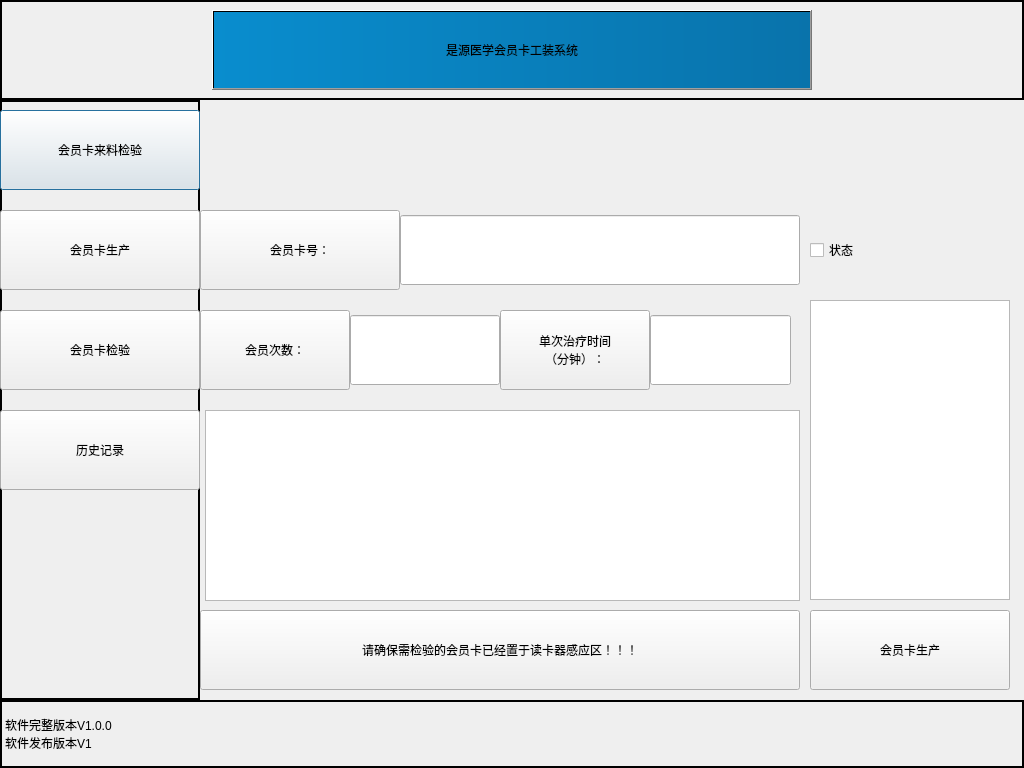
<?xml version="1.0" encoding="UTF-8"?>
<ui version="4.0">
 <class>DialogManufacture</class>
 <widget class="QDialog" name="DialogManufacture">
  <property name="geometry">
   <rect>
    <x>0</x>
    <y>0</y>
    <width>1024</width>
    <height>768</height>
   </rect>
  </property>
  <property name="minimumSize">
   <size>
    <width>1024</width>
    <height>768</height>
   </size>
  </property>
  <property name="maximumSize">
   <size>
    <width>1024</width>
    <height>768</height>
   </size>
  </property>
  <property name="windowTitle">
   <string>生产界面</string>
  </property>
  <widget class="QLabel" name="label_4">
   <property name="geometry">
    <rect>
     <x>0</x>
     <y>100</y>
     <width>200</width>
     <height>600</height>
    </rect>
   </property>
   <property name="styleSheet">
    <string notr="true">border-width: 2px;
border-style: solid;
border-color:qlineargradient(spread:pad, x1:0, y1:0, x2:1, y2:0, stop:0 rgba(0, 0, 0, 255), stop:1 rgba(255, 255, 255, 255))；</string>
   </property>
   <property name="text">
    <string/>
   </property>
  </widget>
  <widget class="QPushButton" name="pushButton">
   <property name="geometry">
    <rect>
     <x>0</x>
     <y>110</y>
     <width>200</width>
     <height>80</height>
    </rect>
   </property>
   <property name="text">
    <string>会员卡来料检验</string>
   </property>
  </widget>
  <widget class="QLabel" name="label_2">
   <property name="geometry">
    <rect>
     <x>0</x>
     <y>0</y>
     <width>1024</width>
     <height>100</height>
    </rect>
   </property>
   <property name="styleSheet">
    <string notr="true">border-width: 2px;
border-style: solid;
border-color: rgb(127, 127, 127)；</string>
   </property>
   <property name="text">
    <string/>
   </property>
  </widget>
  <widget class="QLabel" name="label_3">
   <property name="geometry">
    <rect>
     <x>0</x>
     <y>700</y>
     <width>1024</width>
     <height>68</height>
    </rect>
   </property>
   <property name="styleSheet">
    <string notr="true">border-width: 2px;
border-style: solid;
border-color: rgb(127, 127, 127)；</string>
   </property>
   <property name="text">
    <string>软件完整版本V1.0.0
软件发布版本V1</string>
   </property>
  </widget>
  <widget class="QPushButton" name="pushButton_3">
   <property name="geometry">
    <rect>
     <x>0</x>
     <y>310</y>
     <width>200</width>
     <height>80</height>
    </rect>
   </property>
   <property name="text">
    <string>会员卡检验</string>
   </property>
  </widget>
  <widget class="QPushButton" name="pushButton_2">
   <property name="geometry">
    <rect>
     <x>0</x>
     <y>210</y>
     <width>200</width>
     <height>80</height>
    </rect>
   </property>
   <property name="styleSheet">
    <string notr="true">background: qlineargradient(x1: 0, y1: 0, x2: 0, y2: 1, stop:0 rgb(226,236,241), 
stop: 0.2 rgb(233,242,247),
stop: 0.7 rgb(176,208,225),
stop: 0.8 rgb(176,208,225),
stop: 1 rgb(192,216,232));
</string>
   </property>
   <property name="text">
    <string>会员卡生产</string>
   </property>
  </widget>
  <widget class="QPushButton" name="pushButton_4">
   <property name="geometry">
    <rect>
     <x>0</x>
     <y>410</y>
     <width>200</width>
     <height>80</height>
    </rect>
   </property>
   <property name="text">
    <string>历史记录</string>
   </property>
  </widget>
  <widget class="QPushButton" name="pushButton_5">
   <property name="geometry">
    <rect>
     <x>212</x>
     <y>10</y>
     <width>600</width>
     <height>80</height>
    </rect>
   </property>
   <property name="styleSheet">
    <string notr="true">font: 24pt &quot;.AppleSystemUIFont&quot;;
background:qlineargradient(spread:pad,x1:1,y1:0,x2:0,y2:0,stop:0 #0973AB,stop:1 #098DCE)</string>
   </property>
   <property name="text">
    <string>是源医学会员卡工装系统</string>
   </property>
  </widget>
  <widget class="QWidget" name="widget" native="true">
   <property name="geometry">
    <rect>
     <x>200</x>
     <y>100</y>
     <width>824</width>
     <height>600</height>
    </rect>
   </property>
   <property name="styleSheet">
    <string notr="true"/>
   </property>
   <widget class="QPushButton" name="pushButton_9">
    <property name="geometry">
     <rect>
      <x>0</x>
      <y>110</y>
      <width>200</width>
      <height>80</height>
     </rect>
    </property>
    <property name="text">
     <string>会员卡号：</string>
    </property>
   </widget>
   <widget class="QLineEdit" name="lineEdit_2">
    <property name="geometry">
     <rect>
      <x>200</x>
      <y>115</y>
      <width>400</width>
      <height>70</height>
     </rect>
    </property>
   </widget>
   <widget class="QTextEdit" name="textEdit_2">
    <property name="geometry">
     <rect>
      <x>5</x>
      <y>310</y>
      <width>595</width>
      <height>191</height>
     </rect>
    </property>
   </widget>
   <widget class="QPushButton" name="pushButton_10">
    <property name="geometry">
     <rect>
      <x>0</x>
      <y>510</y>
      <width>600</width>
      <height>80</height>
     </rect>
    </property>
    <property name="text">
     <string>请确保需检验的会员卡已经置于读卡器感应区！！！</string>
    </property>
   </widget>
   <widget class="QCheckBox" name="checkBox_2">
    <property name="geometry">
     <rect>
      <x>610</x>
      <y>115</y>
      <width>100</width>
      <height>70</height>
     </rect>
    </property>
    <property name="text">
     <string>状态</string>
    </property>
   </widget>
   <widget class="QPushButton" name="pushButton_11">
    <property name="geometry">
     <rect>
      <x>610</x>
      <y>510</y>
      <width>200</width>
      <height>80</height>
     </rect>
    </property>
    <property name="text">
     <string>会员卡生产</string>
    </property>
   </widget>
   <widget class="QTextBrowser" name="textBrowser_2">
    <property name="geometry">
     <rect>
      <x>610</x>
      <y>200</y>
      <width>200</width>
      <height>300</height>
     </rect>
    </property>
   </widget>
   <widget class="QLineEdit" name="lineEdit_3">
    <property name="geometry">
     <rect>
      <x>150</x>
      <y>215</y>
      <width>150</width>
      <height>70</height>
     </rect>
    </property>
   </widget>
   <widget class="QPushButton" name="pushButton_12">
    <property name="geometry">
     <rect>
      <x>0</x>
      <y>210</y>
      <width>150</width>
      <height>80</height>
     </rect>
    </property>
    <property name="text">
     <string>会员次数：</string>
    </property>
   </widget>
   <widget class="QLineEdit" name="lineEdit_4">
    <property name="geometry">
     <rect>
      <x>450</x>
      <y>215</y>
      <width>141</width>
      <height>70</height>
     </rect>
    </property>
   </widget>
   <widget class="QPushButton" name="pushButton_13">
    <property name="geometry">
     <rect>
      <x>300</x>
      <y>210</y>
      <width>150</width>
      <height>80</height>
     </rect>
    </property>
    <property name="text">
     <string>单次治疗时间
（分钟）：</string>
    </property>
   </widget>
  </widget>
 </widget>
 <resources/>
 <connections/>
</ui>
